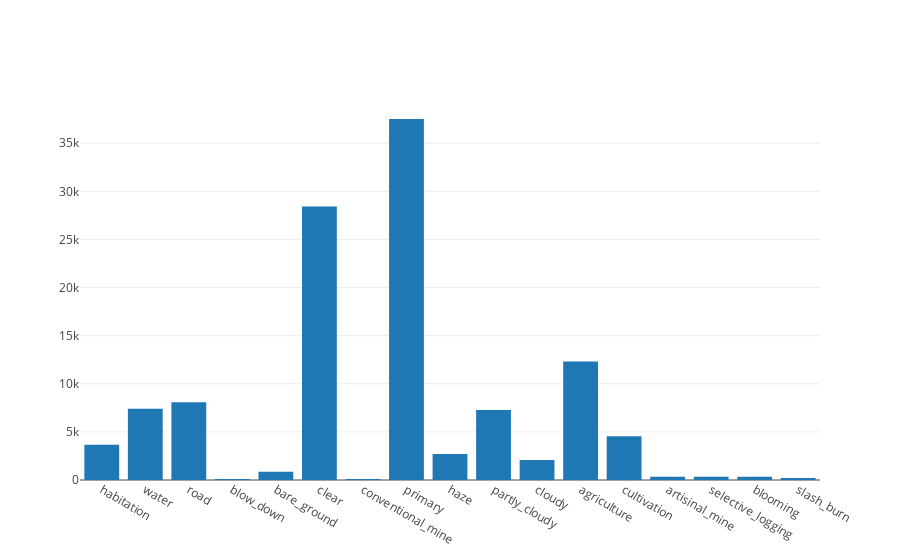

The code cell stored with this chart in its notebook:
### Markdown cell above
So it looks like we are not given much metadata, only the filenames and the corresponding tags. Let's parse these tags so that we can analyze them further.

### Code cell
labels = df_train['tags'].apply(lambda x: x.split(' '))
from collections import Counter, defaultdict
counts = defaultdict(int)
for l in labels:
    for l2 in l:
        counts[l2] += 1

data=[go.Bar(x=list(counts.keys()), y=list(counts.values()))]
layout=dict(height=800, width=800, title='Distribution of training labels')
fig=dict(data=data, layout=layout)
py.iplot(data, filename='train-label-dist')

### Figure 1 — Plotly figure (JSON) as saved in the notebook; plotly's stock layout.template omitted (floating-point values rounded to 4 significant figures)
{"data": [{"type": "bar", "x": ["habitation", "water", "road", "blow_down", "bare_ground", "clear", "conventional_mine", "primary", "haze", "partly_cloudy", "cloudy", "agriculture", "cultivation", "artisinal_mine", "selective_logging", "blooming", "slash_burn"], "y": [3660, 7411, 8071, 101, 862, 28431, 100, 37513, 2697, 7261, 2089, 12315, 4547, 339, 340, 332, 209]}], "layout": {}}
